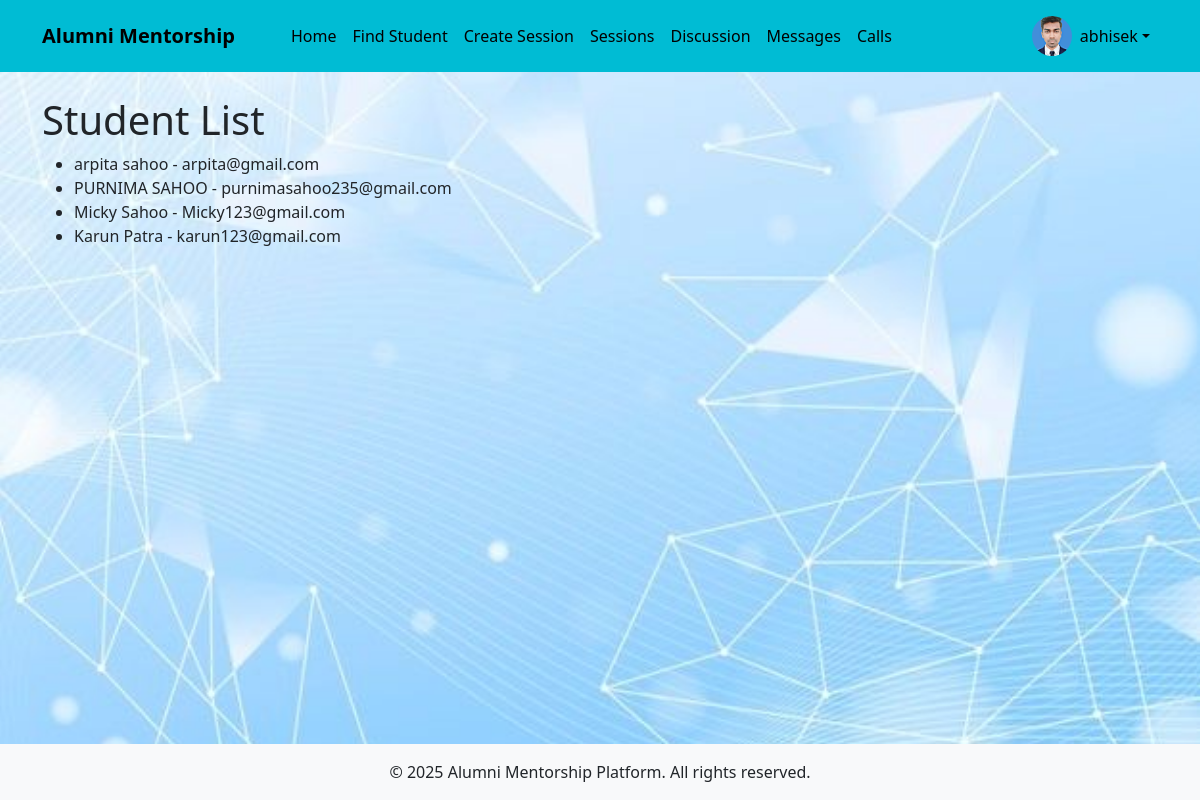
Page /users/students/ (signed in) on the committed database.
### users/models.py (models this page shows, shortened)
class CustomUser(AbstractUser):
    USER_TYPE_CHOICES = (
        ('student', 'Student'),
        ('alumni', 'Alumni'),
    )
    user_type = models.CharField(max_length=10, choices=USER_TYPE_CHOICES)
    bio = models.TextField(blank=True)
    profile_picture = models.ImageField(upload_to='profile_pics/', blank=True, null=True)
    graduation_year = models.IntegerField(null=True, blank=True)
    company = models.CharField(max_length=100, blank=True)
    position = models.CharField(max_length=100, blank=True)
    industry = models.CharField(max_length=100, blank=True)
    course = models.CharField(max_length=100, blank=True)
    year_of_study = models.IntegerField(null=True, blank=True)

### users/views.py (the view)
# urls.py: path('students/', views.student_list, name='student_list'),
@login_required
def student_list(request):
    students = CustomUser.objects.filter(user_type='student')
    return render(request, 'users/student_list.html', {'students': students})

### templates/users/student_list.html (shortened to what this page needs)
{% extends 'base.html' %}
{% block content %}
<h1>Student List</h1>
<ul>
  {% for student in students %}
    <li>{{ student.get_full_name }} - {{ student.email }}</li>
  {% empty %}
    <li>No students available.</li>
  {% endfor %}
</ul>
{% endblock %}

### templates/base.html (shortened to what this page needs)
<!DOCTYPE html>
<html lang="en">
  <head>
    <link
      href="https://cdn.jsdelivr.net/npm/bootstrap@5.3.0/dist/css/bootstrap.min.css"
      rel="stylesheet"
    />
    <link
      rel="stylesheet"
      href="https://cdnjs.cloudflare.com/ajax/libs/font-awesome/6.0.0/css/all.min.css"
    />
  </head>
  <body>
    <header>
      <nav class="navbar navbar-expand-lg navbar-dark">
        <div class="container">
          <a class="navbar-brand" href="{% url 'home' %}">Alumni Mentorship</a>
          <div class="collapse navbar-collapse" id="navbarNav">
            <ul class="navbar-nav me-auto">
              {% if user.is_authenticated %}
              <li class="nav-item">
                <a class="nav-link" href="{% url 'home' %}">Home</a>
              </li>
              {% if user.user_type == 'student' %}
              <li class="nav-item">
                <a class="nav-link" href="{% url 'alumni_list' %}"
                  >Find Mentors</a
                >
              </li>
              {% else %}
              <li class="nav-item">
                <a class="nav-link" href="{% url 'student_list' %}"
                  >Find Student</a
                >
              </li>
              <li class="nav-item">
                <a class="nav-link" href="{% url 'create_group_session' %}"
                  >Create Session</a
                >
              </li>
              {% endif %}
              <li class="nav-item">
                <a class="nav-link" href="{% url 'group_sessions' %}"
                  > Sessions</a
                >
              </li>
              <li class="nav-item">
                <a class="nav-link" href="{% url 'topic_list' %}"
                  >Discussion </a
                >
              </li>
              <li class="nav-item">
                <a class="nav-link" href="{% url 'chat_list' %}">Messages</a>
              </li>
              <li class="nav-item">
                <a class="nav-link" href="{% url 'call_home' %}">Calls</a>
              </li>
              {% endif %}
            </ul>
            <ul class="navbar-nav">
              {% if user.is_authenticated %}
              <li class="nav-item dropdown">
                <a
                  class="nav-link dropdown-toggle d-flex align-items-center"
                  href="#"
                  id="navbarDropdown"
                  role="button"
                  data-bs-toggle="dropdown"
                >
                  {% if user.profile_picture %}
                  <img
                    src="{{ user.profile_picture.url }}"
                    alt="Profile"
                    class="profile-pic me-2"
                  />
                  {% else %}
                  <i
                    class="fas fa-user-circle me-2"
                    style="font-size: 1.5rem"
                  ></i>
                  {% endif %} {{ user.username }}
                </a>
              </li>
              {% endif %}
            </ul>
          </div>
        </div>
      </nav>
    </header>
    <main class="container py-4">
       {% block content %}{% endblock %}
    </main>
    <footer class="bg-light py-3 mt-auto">
      <div class="container text-center">
        <p class="mb-0">
          &copy; {% now "Y" %} Alumni Mentorship Platform. All rights reserved.
        </p>
      </div>
    </footer>
  </body>
</html>

### templates/base.html (style rules this page uses)
body { min-height: 100vh; display: flex; flex-direction: column; background-image: url("/static/images/img.jpg"); background-size: cover; background-repeat: no-repeat; background-position: center; }
main { flex: 1; }
.navbar-brand { font-weight: bold; padding-right: 2rem; color: #000; }
.profile-pic { width: 40px; height: 40px; border-radius: 50%; object-fit: cover; }
.navbar { background: #00bcd4; }
.nav-item { gap: 1rem; }
#navbarNav { gap: 2rem; }
.navbar li a { color: black; }

### rows in the picture
CustomUser: profile_picture (picture), username "abhisek"
CustomUser: get_full_name "arpita sahoo", email "arpita@gmail.com"
CustomUser: get_full_name "PURNIMA SAHOO", email "purnimasahoo235@gmail.com"
CustomUser: get_full_name "Micky Sahoo", email "Micky123@gmail.com"
CustomUser: get_full_name "Karun Patra", email "karun123@gmail.com"
